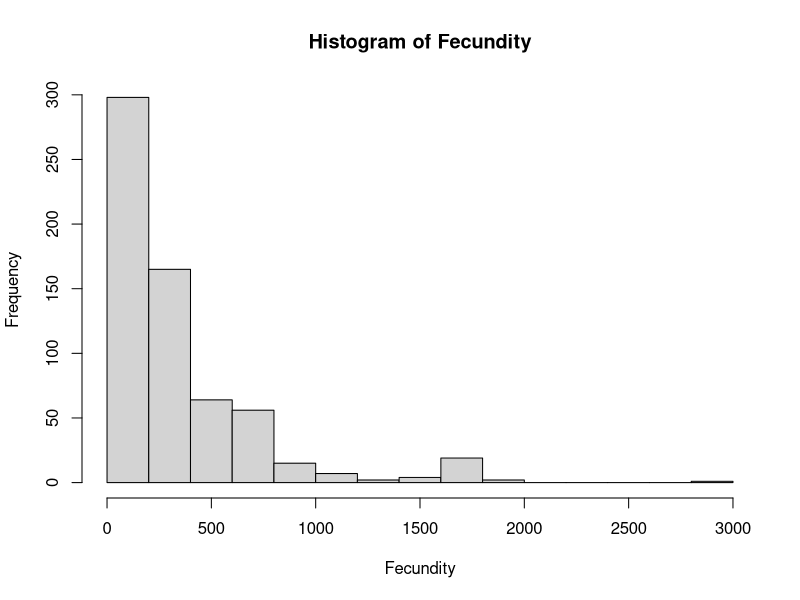
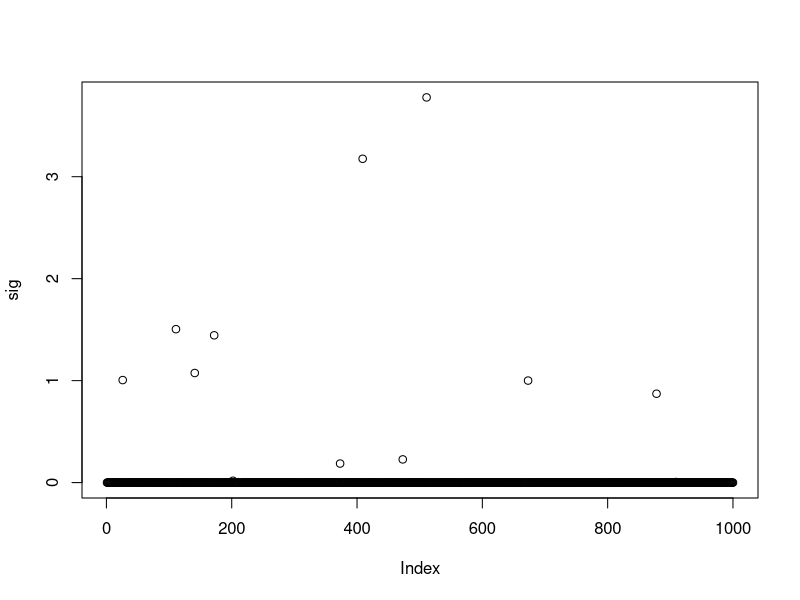
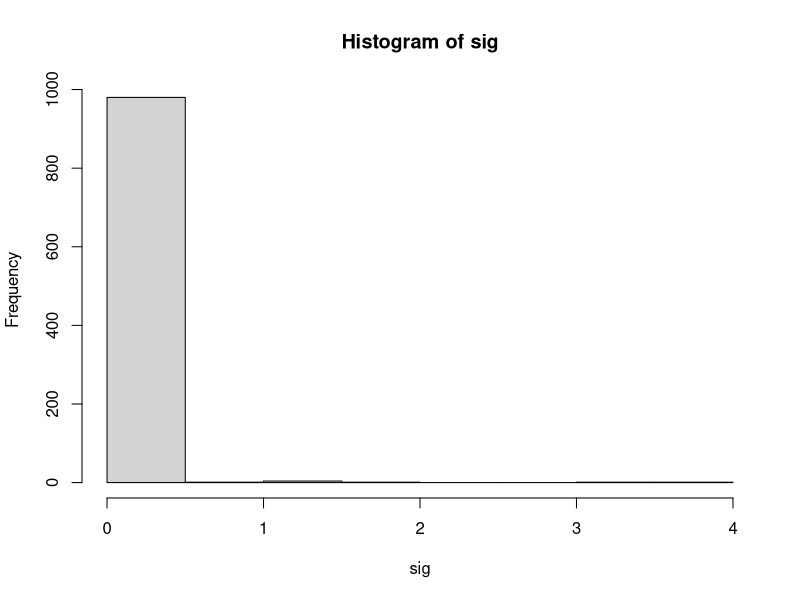
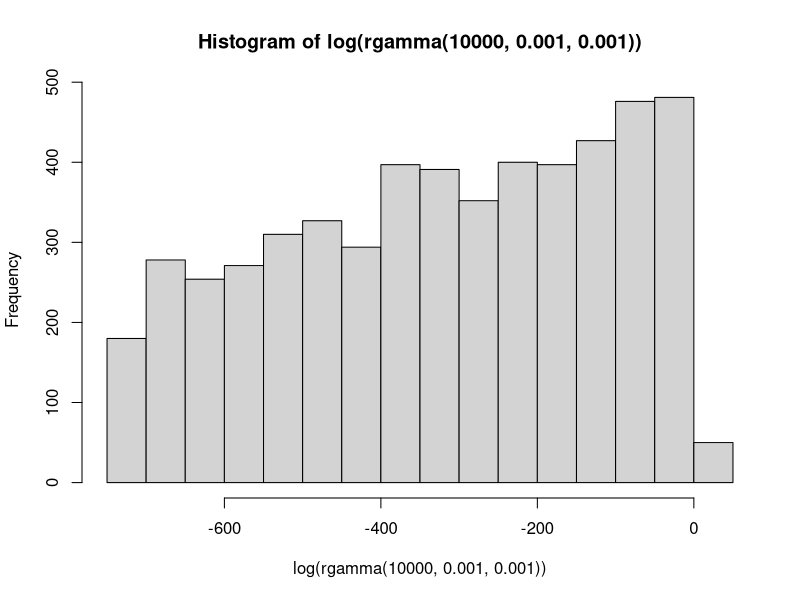
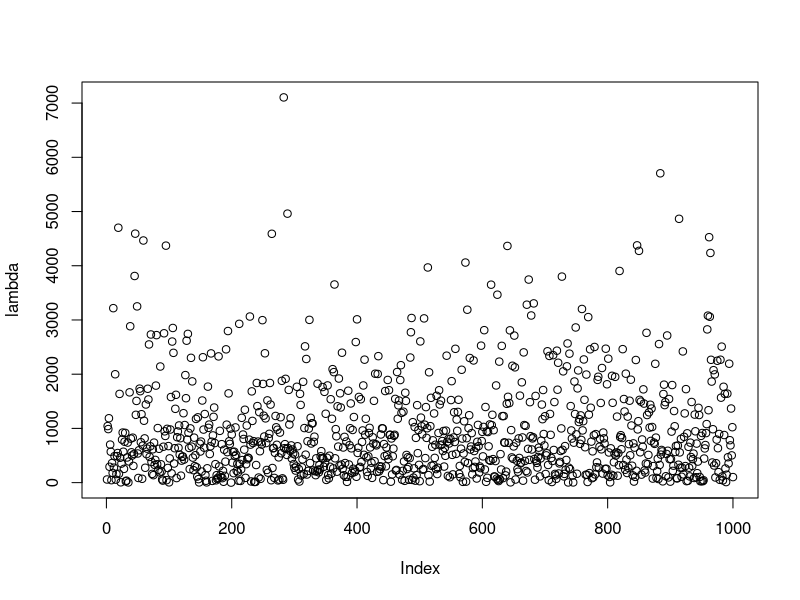
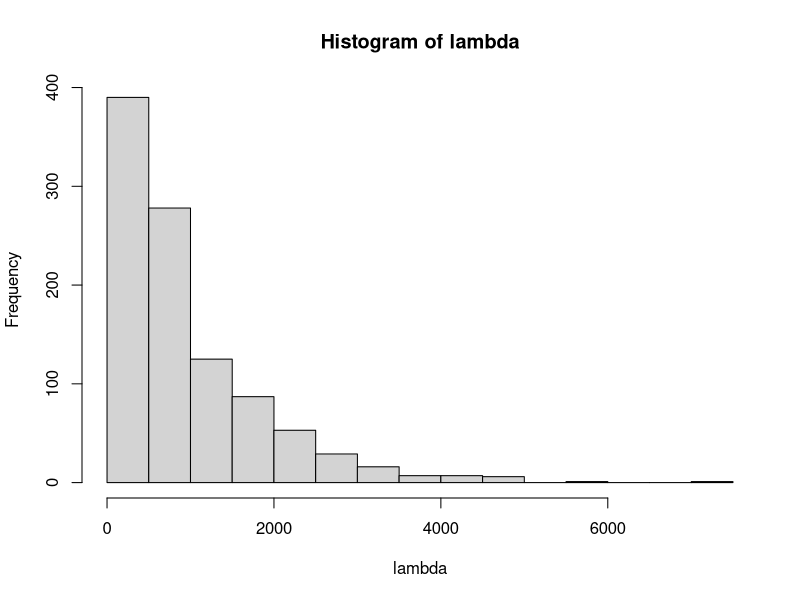

Write R code to recreate these figures, in order.
model.dat <- read.csv("data/model_dat.csv")

i <- "BRHO"
dat <- subset(model.dat, phyto == i)

Fecundity <- as.integer(round(dat$phyto.seed.out)) ## seeds out

hist(Fecundity)

a <- .001
eps <- rgamma(1000, a, a)

sig <- rgamma(1000, eps, eps)
mean(sig)


plot(sig)
hist(sig)
hist(log(rgamma(10000, 0.001, 0.001 )))

b <- 0.001
lambda <- rexp(1000, b)
plot(lambda)

hist(lambda)
